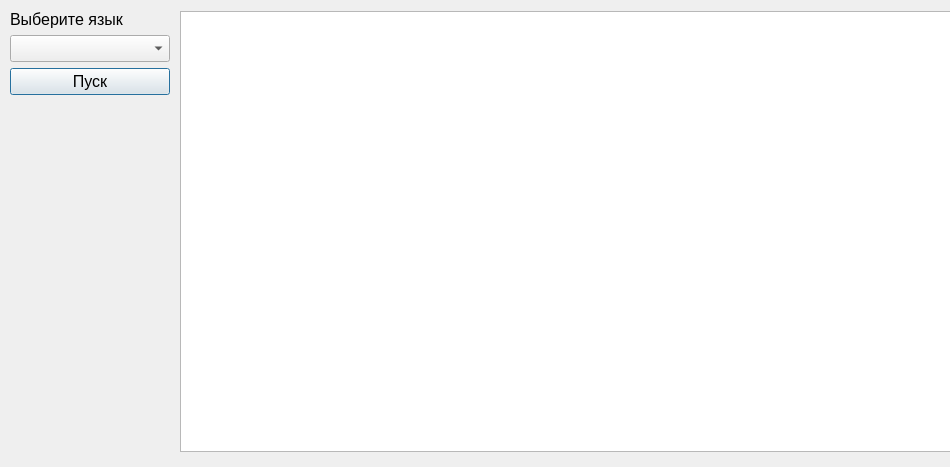
<?xml version="1.0" encoding="UTF-8"?>
<ui version="4.0">
 <class>Dialog</class>
 <widget class="QDialog" name="Dialog">
  <property name="geometry">
   <rect>
    <x>0</x>
    <y>0</y>
    <width>950</width>
    <height>467</height>
   </rect>
  </property>
  <property name="windowTitle">
   <string>Dialog</string>
  </property>
  <widget class="QTableWidget" name="show_table">
   <property name="geometry">
    <rect>
     <x>180</x>
     <y>11</y>
     <width>771</width>
     <height>441</height>
    </rect>
   </property>
  </widget>
  <widget class="QWidget" name="verticalLayoutWidget">
   <property name="geometry">
    <rect>
     <x>10</x>
     <y>10</y>
     <width>160</width>
     <height>85</height>
    </rect>
   </property>
   <layout class="QVBoxLayout" name="verticalLayout">
    <item>
     <widget class="QLabel" name="label">
      <property name="font">
       <font>
        <pointsize>12</pointsize>
       </font>
      </property>
      <property name="text">
       <string>Выберите язык</string>
      </property>
     </widget>
    </item>
    <item>
     <widget class="QComboBox" name="lang">
      <property name="font">
       <font>
        <pointsize>12</pointsize>
       </font>
      </property>
     </widget>
    </item>
    <item>
     <widget class="QPushButton" name="run">
      <property name="font">
       <font>
        <pointsize>12</pointsize>
       </font>
      </property>
      <property name="text">
       <string>Пуск</string>
      </property>
     </widget>
    </item>
   </layout>
  </widget>
 </widget>
 <resources/>
 <connections/>
</ui>
